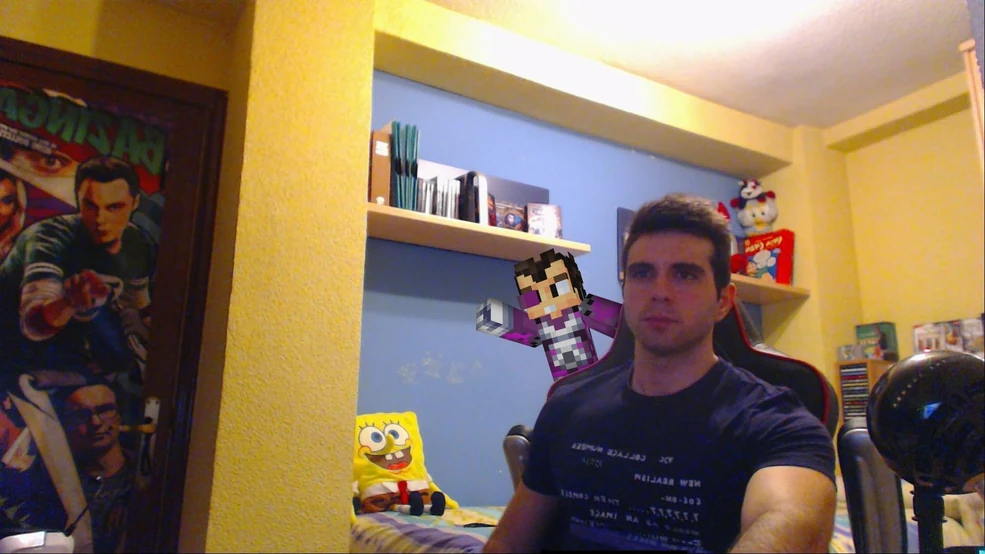
#> input picture backend/app/esteganografia/BPCS/tu_imagen.webp, 985 x 554 px
$ python bpcs_prueba.py
#> lines starting #> are read from the running program, lines starting #| are printed output that depends on the picture; after the words box and inside, x2 and y2 are one past the last pixel; in counts of white or black regions, pixels touching at a corner belong together
### backend/app/esteganografia/BPCS/bpcs_core.py
import numpy as np


# =====================================
# TEXTO -> BITS
# =====================================

def texto_a_bits(texto):

    return ''.join(
        format(b, '08b')
        for b in texto.encode(
            "utf-8"
        )
    )


# =====================================
# BITS -> TEXTO
# =====================================

def bits_a_texto(bits):

    datos = bytearray()

    for i in range(
        0,
        len(bits),
        8
    ):

        byte = bits[i:i+8]

        if len(byte) < 8:
            break

        datos.append(
            int(byte, 2)
        )

    return datos.decode(
        "utf-8",
        errors="ignore"
    )


# =====================================
# COMPLEJIDAD BPCS
# =====================================

def complejidad_bloque(bloque):

    transiciones = 0

    # horizontales
    for y in range(8):

        for x in range(7):

            if bloque[y, x] != bloque[y, x + 1]:

                transiciones += 1

    # verticales
    for y in range(7):

        for x in range(8):

            if bloque[y, x] != bloque[y + 1, x]:

                transiciones += 1

    return transiciones / 112


# =====================================
# PATRON DE CONJUGACION
# =====================================

def patron_conjugacion():

    patron = np.zeros(
        (8, 8),
        dtype=np.uint8
    )

    for y in range(8):

        for x in range(8):

            patron[y, x] = (
                x + y
            ) % 2

    return patron


# =====================================
# CONJUGAR / DESCONJUGAR
# =====================================

def conjugate_block(block):

    return np.bitwise_xor(
        block,
        patron_conjugacion()
    )


# =====================================
# MENSAJE -> BLOQUES
# =====================================

def crear_bloques(
        mensaje,
        alpha=0.30):

    bits = texto_a_bits(
        mensaje
    )

    longitud_original = len(
        bits
    )

    bloques = []

    mapa = []

    indice = 0

    while indice < len(bits):

        chunk = bits[
            indice:
            indice + 64
        ]

        if len(chunk) < 64:

            chunk += (
                "0" *
                (64 - len(chunk))
            )

        bloque = np.array(
            [
                int(x)
                for x in chunk
            ],
            dtype=np.uint8
        ).reshape(8, 8)

        complejidad = (
            complejidad_bloque(
                bloque
            )
        )

        if complejidad < alpha:

            bloque = (
                conjugate_block(
                    bloque
                )
            )

            mapa.append(1)

        else:

            mapa.append(0)

        bloques.append(
            bloque
        )

        indice += 64

    return (
        bloques,
        mapa,
        longitud_original
    )


# =====================================
# BLOQUES -> STREAM
# =====================================

def crear_stream(
        bloques,
        mapa,
        longitud):

    longitud_mensaje_bits = format(
        longitud,
        '032b'
    )

    cantidad_bloques_bits = format(
        len(bloques),
        '032b'
    )

    mapa_bits = ''.join(
        str(x)
        for x in mapa
    )

    datos_bits = ""

    for bloque in bloques:

        datos_bits += ''.join(
            str(int(x))
            for x in bloque.flatten()
        )

    contenido = (
        longitud_mensaje_bits +
        cantidad_bloques_bits +
        mapa_bits +
        datos_bits
    )

    longitud_total_bits = format(
        len(contenido),
        '032b'
    )

    return (
        longitud_total_bits +
        contenido
    )


# =====================================
# OBTENER LONGITUD TOTAL
# =====================================

def longitud_stream(stream):

    return int(
        stream[:32],
        2
    )


# =====================================
# STREAM -> ESTRUCTURA
# =====================================

def leer_stream(stream):

    longitud_total = int(
        stream[:32],
        2
    )

    contenido = stream[
        32:
        32 + longitud_total
    ]

    longitud = int(
        contenido[:32],
        2
    )

    cantidad = int(
        contenido[32:64],
        2
    )

    inicio_mapa = 64

    fin_mapa = (
        inicio_mapa +
        cantidad
    )

    mapa = [
        int(x)
        for x in contenido[
            inicio_mapa:
            fin_mapa
        ]
    ]

    datos = contenido[
        fin_mapa:
    ]

    bloques = []

    indice = 0

    for _ in range(cantidad):

        chunk = datos[
            indice:
            indice + 64
        ]

        bloque = np.array(
            [
                int(x)
                for x in chunk
            ],
            dtype=np.uint8
        ).reshape(8, 8)

        bloques.append(
            bloque
        )

        indice += 64

    return (
        longitud,
        mapa,
        bloques
    )


# =====================================
# BLOQUES -> MENSAJE
# =====================================

def reconstruir_mensaje(
        bloques,
        mapa,
        longitud):

    bits = ""

    for bloque, flag in zip(
            bloques,
            mapa):

        if flag == 1:

            bloque = (
                conjugate_block(
                    bloque
                )
            )

        bits += ''.join(
            str(int(x))
            for x in bloque.flatten()
        )

    bits = bits[
        :longitud
    ]

    return bits_a_texto(
        bits
    )

### backend/app/esteganografia/BPCS/bpcs_prueba.py
import cv2
import random
import numpy as np
from PIL import Image

from bpcs_core import *


# =====================================
# PREPARAR IMAGEN
# =====================================

def preparar_imagen(ruta):

#> called with ruta = 'tu_imagen.webp'
    img = Image.open(ruta)
#> img is the input picture: PIL image 985x554 RGB; mean R, G, B 133, 112.3, 89.4

    w, h = img.size
#> w = 985; h = 554

    w = (w // 8) * 8
#> w = 984
    h = (h // 8) * 8
#> h = 552

    img = img.resize(
        (w, h)
    )
#> img: PIL image 984x552 RGB

    img.save(
        "imagen_preparada.png",
        "PNG"
    )

    return "imagen_preparada.png"


# =====================================
# BINARIO -> GRAY
# =====================================

def binary_to_gray(img):

    return img ^ (img >> 1)


# =====================================
# GRAY -> BINARIO
# =====================================

def gray_to_binary(gray):

    result = gray.copy()

    result ^= (result >> 1)
    result ^= (result >> 2)
    result ^= (result >> 4)

    return result


# =====================================
# BLOQUES VALIDOS
# =====================================

def obtener_bloques_validos(
        imagen_original,
        clave,
        umbral=0.30):

    ruta = preparar_imagen(
        imagen_original
    )

    img = cv2.imread(
        ruta,
        cv2.IMREAD_COLOR
    )

    blue = img[:, :, 0]

    gray = binary_to_gray(
        blue
    )

    posiciones = []

    planos = [2, 3]

    for plano in planos:

        bitplane = (
            (gray >> plano) & 1
        )

        h, w = bitplane.shape

        for y in range(
                0,
                h,
                8):

            for x in range(
                    0,
                    w,
                    8):

                bloque = bitplane[
                    y:y+8,
                    x:x+8
                ]

                if bloque.shape != (
                        8,
                        8):
                    continue

                c = complejidad_bloque(
                    bloque
                )

                if c > umbral:

                    posiciones.append(
                        (
                            plano,
                            y,
                            x
                        )
                    )

    rng = random.Random(
        clave
    )

    rng.shuffle(
        posiciones
    )

    return posiciones


# =====================================
# ENCODE
# =====================================

def encode_bpcs(
        imagen_original,
        imagen_salida,
        mensaje,
        clave):

    ruta = preparar_imagen(
        imagen_original
    )

    img = cv2.imread(
        ruta,
        cv2.IMREAD_COLOR
    )
#> img: shape (552, 984, 3)

    blue = img[:, :, 0]
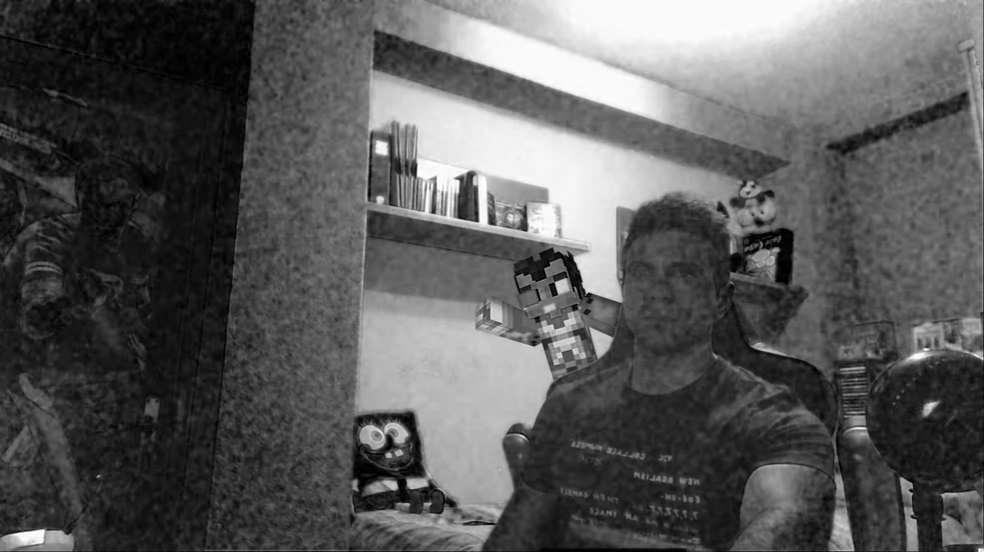
#> blue: shape (552, 984); min 0, max 255, mean 89.4

    gray = binary_to_gray(
        blue
    )
#> in binary_to_gray, `return img ^ (img >> 1)`:
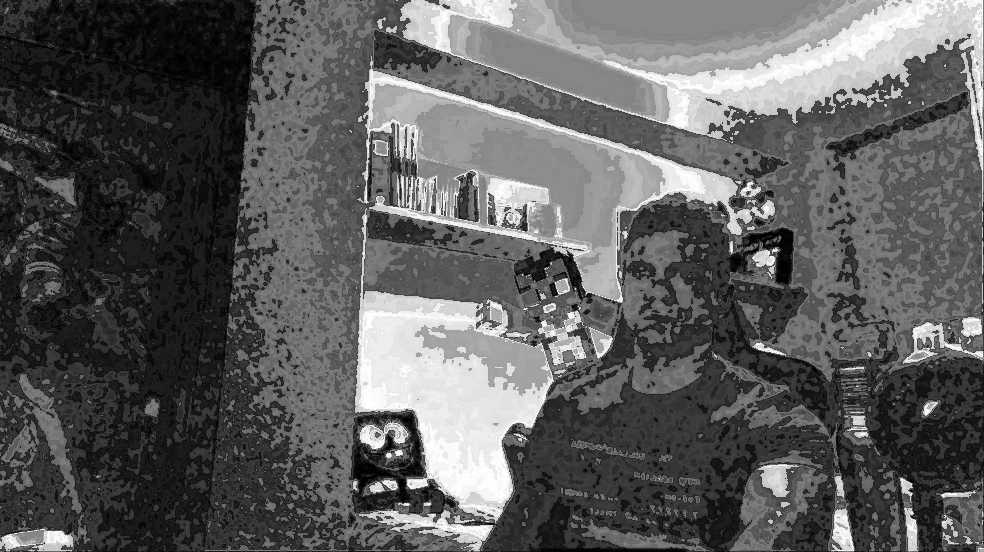
#> returned value: shape (552, 984); min 0, max 255, mean 93.2

    bloques_mensaje, mapa, longitud = (
        crear_bloques(
            mensaje
        )
    )

    stream = crear_stream(
        bloques_mensaje,
        mapa,
        longitud
    )

    posiciones = (
        obtener_bloques_validos(
            imagen_original,
            clave
        )
    )
#> the loop in obtener_bloques_validos, `for plano in planos: ` made 2 passes
#> pass 1, in obtener_bloques_validos, `bitplane = ( (gray >> plano) & 1 )`:
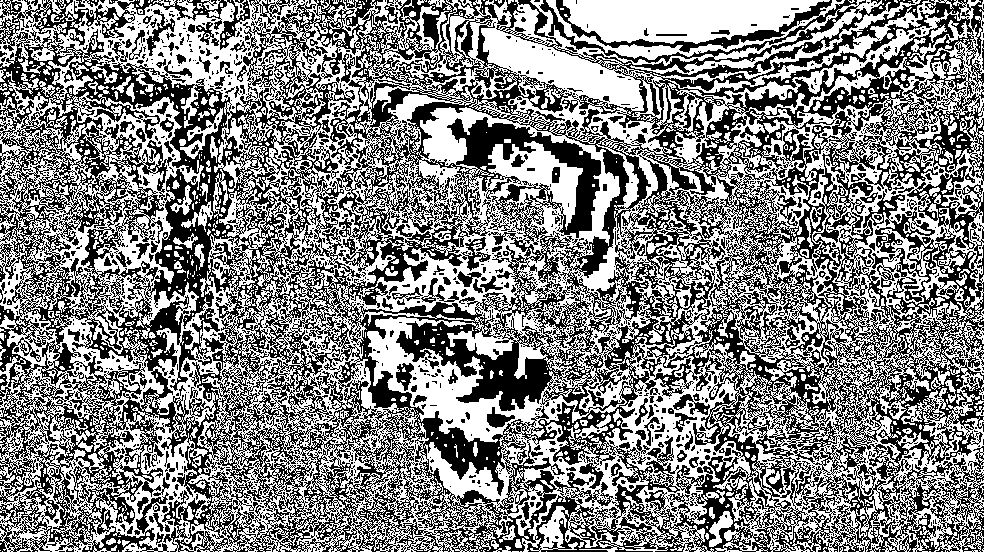
#> bitplane: shape (552, 984); values 0 (black) and 1 (white), 51.7% white; 1912 black regions (1685 under 20 px), largest, box (x1, y1, x2, y2) and area: (0, 0, 984, 552) 243609, (461, 237, 491, 271) 371, (146, 9, 175, 56) 341
#> pass 2, in obtener_bloques_validos, `bitplane = ( (gray >> plano) & 1 )`:
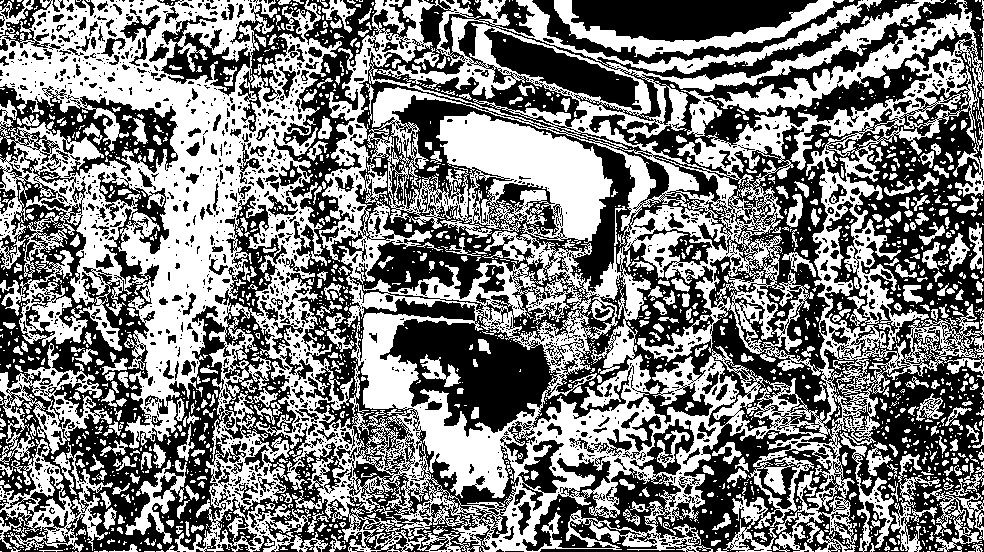
#> bitplane: shape (552, 984); values 0 (black) and 1 (white), 49.3% white; 2209 white regions (1772 under 20 px), largest, box (x1, y1, x2, y2) and area: (0, 0, 984, 552) 216074, (0, 439, 113, 552) 4035, (0, 343, 112, 465) 3881
#> after the loop in obtener_bloques_validos, `for plano in planos:`: posiciones = 6222 items, first 6: (2, 0, 0), (2, 0, 8), (2, 0, 16), (2, 0, 24), (2, 0, 40), (2, 0, 48)
#> posiciones = 6222 items, first 6: (2, 184, 536), (3, 336, 952), (3, 368, 816), (3, 528, 40), (2, 408, 296), (2, 480, 184)

    indice = 0

    bloques_usados = 0

    for plano, y, x in posiciones:

        if indice >= len(stream):
            break

        bitplane = (
            (gray >> plano) & 1
        ).copy()

        nuevos_bits = []

        for _ in range(64):

            if indice < len(stream):

                nuevos_bits.append(
                    int(stream[indice])
                )

                indice += 1

            else:

                nuevos_bits.append(0)

        bloque_nuevo = np.array(
            nuevos_bits,
            dtype=np.uint8
        ).reshape(
            8,
            8
        )

        bitplane[
            y:y+8,
            x:x+8
        ] = bloque_nuevo

        mascara = (
            ~(1 << plano)
        ) & 255

        gray = (
            gray & mascara
        ) | (
            bitplane << plano
        )

        bloques_usados += 1
#> this loop made 5 passes
#> (plano, y, x, mascara) on passes 1 to 4: (2, 184, 536, 251), (3, 336, 952, 247), (3, 368, 816, 247), (3, 528, 40, 247)
#> bitplane: shape (552, 984); values 0 (black) and 1 (white), 49.3% white; 2212 white regions (1775 under 20 px), largest, box (x1, y1, x2, y2) and area: (0, 0, 984, 552) 216041, (0, 439, 113, 552) 4028, (0, 343, 112, 465) 3881
#> after the loop, bloques_usados = 4; indice = 226

    blue_estego = (
        gray_to_binary(
            gray
        )
    )
#> in gray_to_binary, `result ^= (result >> 1)`:
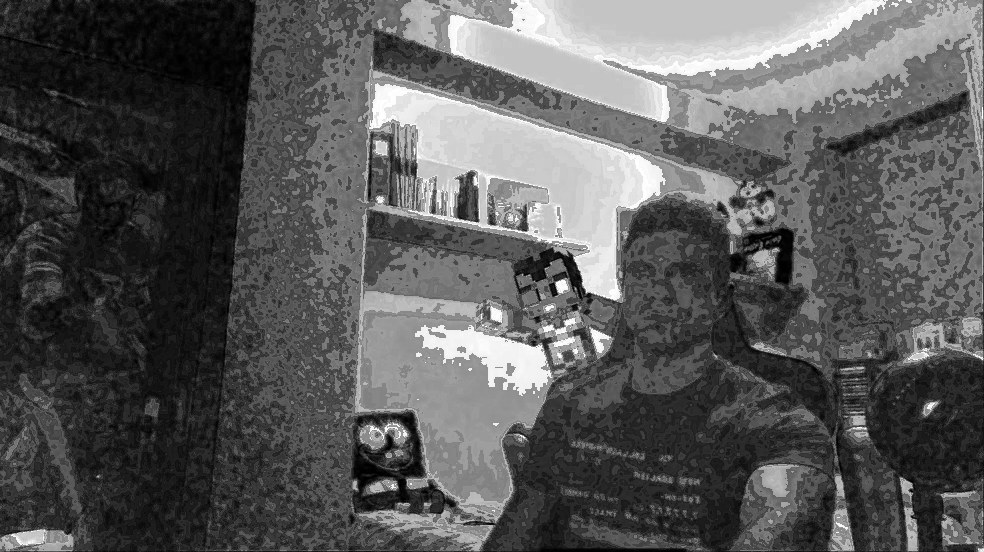
#> result: shape (552, 984); min 0, max 255, mean 89.1

    img[:, :, 0] = (
        blue_estego
    )

    cv2.imwrite(
        imagen_salida,
        img
    )

    print(
        "\n===== ENCODE =====\n"
    )

    print(
        "Bits stream:",
        len(stream)
    )

    print(
        "Bloques usados:",
        bloques_usados
    )
#| Bloques usados: 4

    print(
        "Mensaje ocultado"
    )


# =====================================
# DECODE
# =====================================

def decode_bpcs(
        imagen_original,
        imagen_estego,
        clave):

    img = cv2.imread(
        imagen_estego,
        cv2.IMREAD_COLOR
    )

    blue = img[:, :, 0]

    gray = binary_to_gray(
        blue
    )

    posiciones = (
        obtener_bloques_validos(
            imagen_original,
            clave
        )
    )

    bits = ""

    for plano, y, x in posiciones:

        bitplane = (
            (gray >> plano) & 1
        )

        bloque = bitplane[
            y:y+8,
            x:x+8
        ]

        bits += ''.join(
            str(int(v))
            for v in bloque.flatten()
        )

        if len(bits) >= 32:

            total = longitud_stream(
                bits
            )

            if len(bits) >= (
                    32 + total
            ):
                break
#> this loop made 4 passes

    total = longitud_stream(
        bits
    )

    stream_real = bits[
        :32 + total
    ]

    longitud, mapa, bloques = (
        leer_stream(
            stream_real
        )
    )
#> longitud = 80; mapa = [0, 1]; bloques = 2 items

    mensaje = (
        reconstruir_mensaje(
            bloques,
            mapa,
            longitud
        )
    )
#> the loop in reconstruir_mensaje, `for bloque, flag in zip( bloques, mapa): ` made 2 passes
#> flag on passes 1 to 2: 0, 1
#> mensaje = 'Cartero 67'

    return mensaje


# =====================================
# PRUEBA
# =====================================

clave = "Porto777"

mensaje = (
    "Cartero 67"
)

encode_bpcs(
    "tu_imagen.webp",
    "imagen_estego_bpcs_v4.png",
    mensaje,
    clave
)

texto = decode_bpcs(
    "tu_imagen.webp",
    "imagen_estego_bpcs_v4.png",
    clave
)
#> texto = 'Cartero 67'

print(
    "\n===== DECODE =====\n"
)

print(
    "Mensaje recuperado:"
)

print(
    texto
)
#| Cartero 67

print(
    "\nCorrecto:",
    texto == mensaje
)
#| Correcto: True

$ run again, with backend/app/esteganografia/imagenes/360aabe1-4814-4a64-89d7-ca8bb7c94c10.jpg saved as backend/app/esteganografia/BPCS/tu_imagen.webp
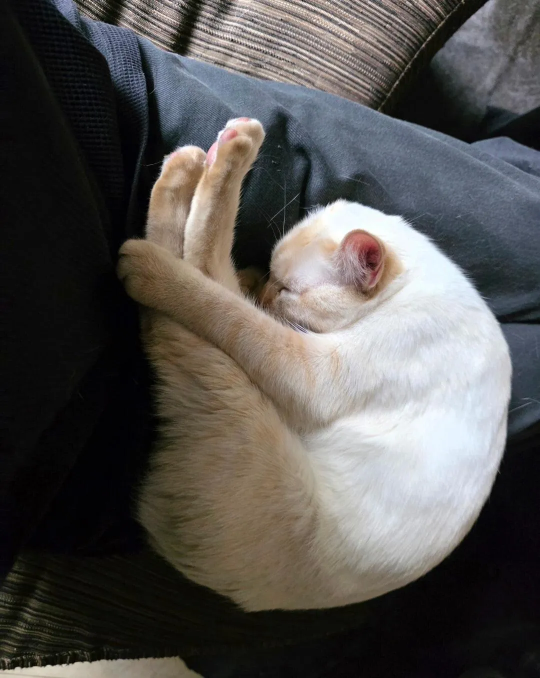
#> input picture backend/app/esteganografia/imagenes/360aabe1-4814-4a64-89d7-ca8bb7c94c10.jpg, 1080 x 1356 px (shown at 1/2 size)
#> in preparar_imagen, img is the input picture: PIL image 1080x1356 RGB; mean R, G, B 86.4, 84.1, 81.8
#> the loop in obtener_bloques_validos, `for plano in planos: ` made 2 passes
#> pass 1, in obtener_bloques_validos, `bitplane = ( (gray >> plano) & 1 )`:
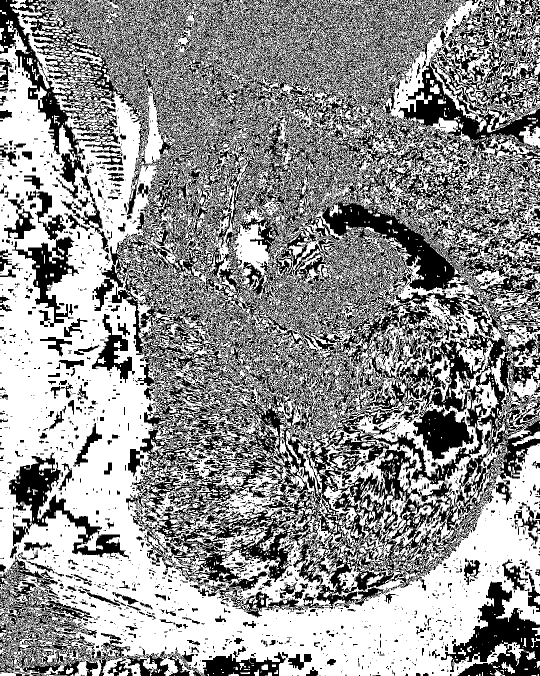
#> bitplane: shape (1352, 1080) (shown at 1/2 size); values 0 (black) and 1 (white), 57.8% white; 4724 black regions (4138 under 20 px), largest, box (x1, y1, x2, y2) and area: (0, 0, 1080, 1236) 478153, (0, 1118, 266, 1352) 18044, (882, 1162, 1080, 1352) 16587
#> after the loop in obtener_bloques_validos, `for plano in planos:`: posiciones = 11575 items, first 6: (2, 0, 80), (2, 0, 88), (2, 0, 96), (2, 0, 104), (2, 0, 112), (2, 0, 120)
#> in encode_bpcs, `posiciones = ( obtener_bloques_validos( imagen_original, clave ) )`: posiciones = 11575 items, first 6: (2, 96, 640), (2, 16, 832), (2, 8, 624), (2, 8, 448), (2, 1240, 112), (3, 24, 400)
#> the loop in encode_bpcs, `for plano, y, x in posiciones: ` made 5 passes
#> (y, x) on passes 1 to 5: (96, 640), (16, 832), (8, 624), (8, 448), (1240, 112)
#> after the loop in encode_bpcs, `for plano, y, x in posiciones:`: bloques_usados = 4; indice = 226
#> in gray_to_binary, `result ^= (result >> 1)`:
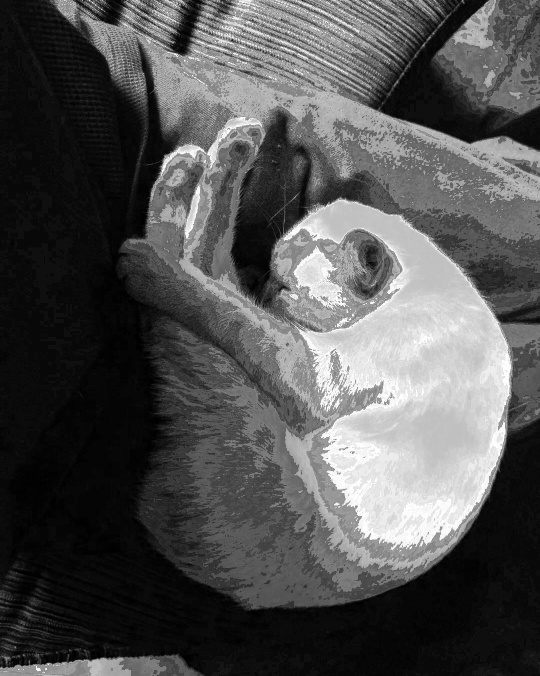
#> result: shape (1352, 1080) (shown at 1/2 size); min 0, max 255, mean 82.2
#| Bloques usados: 4
#> the loop in decode_bpcs, `for plano, y, x in posiciones: ` made 4 passes
#> longitud = 80; mapa = [0, 1]; bloques = 2 items
#> the loop in reconstruir_mensaje, `for bloque, flag in zip( bloques, mapa): ` made 2 passes
#> flag on passes 1 to 2: 0, 1
#> mensaje = 'Cartero 67'
#| Cartero 67
#| Correcto: True
